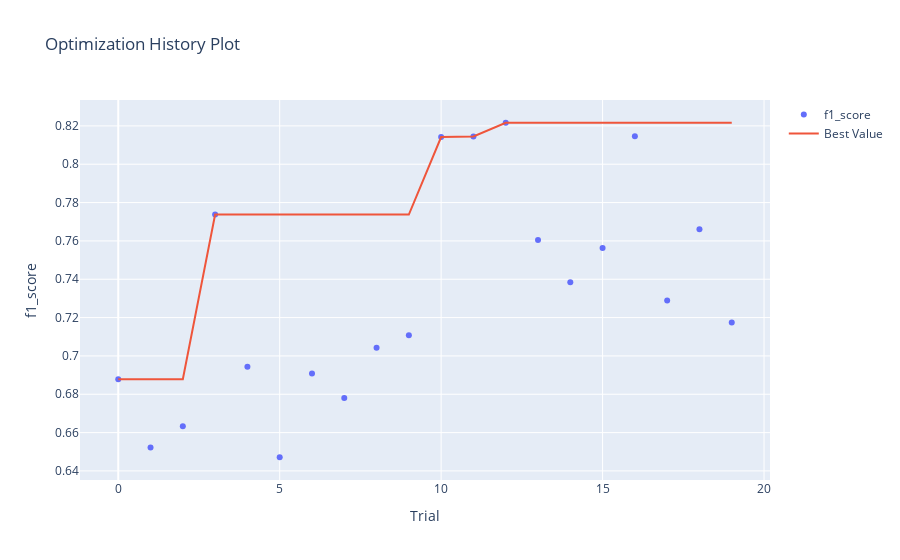

Write notebook code for a chart like this one.
### Code cell
optuna.visualization.plot_optimization_history(study, target_name="f1_score")

### Figure 1 — Plotly figure (JSON) as saved in the notebook; plotly's stock layout.template omitted (floating-point values rounded to 4 significant figures)
{"data": [{"mode": "markers", "name": "f1_score", "type": "scatter", "x": [0, 1, 2, 3, 4, 5, 6, 7, 8, 9, 10, 11, 12, 13, 14, 15, 16, 17, 18, 19], "y": [0.6878, 0.6522, 0.6633, 0.7738, 0.6943, 0.6471, 0.6909, 0.678, 0.7043, 0.7107, 0.8141, 0.8145, 0.8216, 0.7605, 0.7384, 0.7564, 0.8146, 0.729, 0.766, 0.7174]}, {"mode": "lines", "name": "Best Value", "type": "scatter", "x": [0, 1, 2, 3, 4, 5, 6, 7, 8, 9, 10, 11, 12, 13, 14, 15, 16, 17, 18, 19], "y": [0.6878, 0.6878, 0.6878, 0.7738, 0.7738, 0.7738, 0.7738, 0.7738, 0.7738, 0.7738, 0.8141, 0.8145, 0.8216, 0.8216, 0.8216, 0.8216, 0.8216, 0.8216, 0.8216, 0.8216]}, {"marker": {"color": "#cccccc"}, "mode": "markers", "name": "Infeasible Trial", "showlegend": false, "type": "scatter", "x": [], "y": []}], "layout": {"title": {"text": "Optimization History Plot"}, "xaxis": {"title": {"text": "Trial"}}, "yaxis": {"title": {"text": "f1_score"}}}}
